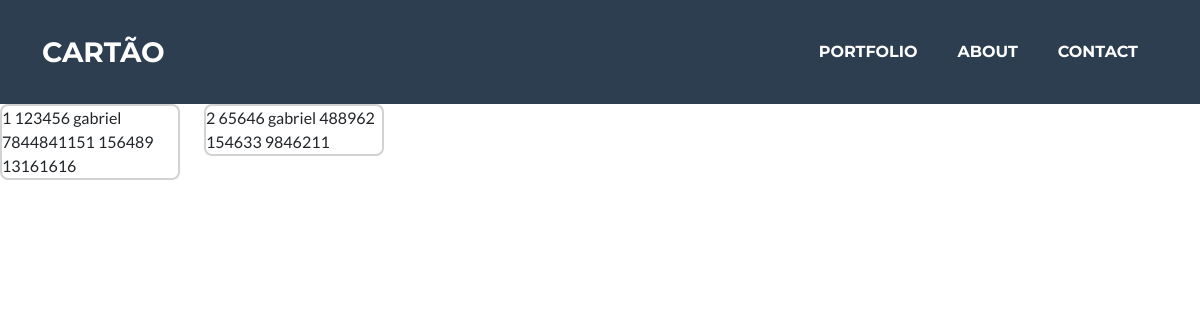
The app's page /mostrar/ with its own data.
### cartaoApp/models.py (models this page shows, shortened)
class Validar(models.Model):
    id_validar =models.AutoField(primary_key=True)
    cartao_validar =models.CharField(max_length=255 ,null=False)
    cpf_validar =models.CharField(max_length=255 ,null=False)
    nome_validar =models.CharField(max_length=255 ,null=False)
    codigo_validar =models.CharField(max_length=255 ,null=False)
    data_validar =models.CharField(max_length=255 ,null=False)

### cartaoApp/views.py (the view)
# urls.py: path('mostrar/', mostrar, name='mostrar'),
def mostrar(request):
    cartoes = Validar.objects.all()
    return render(request, 'cartao/mostrar.html', {'cartoes':cartoes})

### cartaoApp/templates/cartao/mostrar.html
{% extends "cartao/base.html" %}
{% block conteudo  %}
<div class="row">
    {% for cartao in cartoes %}
        <div class="col-md-2">
            <div class="card">
                {{ cartao.id_validar }}
                {{ cartao.cartao_validar }}
                {{ cartao.nome_validar }}
                {{ cartao.cpf_validar }}
                {{ cartao.codigo_validar }}
                {{ cartao.data_validar }}
            </div>
        </div>
    {% endfor %}
</div>
{%endblock conteudo %}

### cartaoApp/templates/cartao/base.html (shortened to what this page needs)
<!DOCTYPE html>
<html lang="en">
    <head>
        <link href="/static/css/styles.css" rel="stylesheet" />
    </head>
    <body id="page-top">
        <nav class="navbar navbar-expand-lg bg-secondary text-uppercase " id="mainNav">
            <div class="container">
                <a class="navbar-brand" href="#page-top">Cartão</a>
                <div class="collapse navbar-collapse" id="navbarResponsive">
                    <ul class="navbar-nav ms-auto">
                        <li class="nav-item mx-0 mx-lg-1"><a class="nav-link py-3 px-0 px-lg-3 rounded" href="#portfolio">Portfolio</a></li>
                        <li class="nav-item mx-0 mx-lg-1"><a class="nav-link py-3 px-0 px-lg-3 rounded" href="#about">About</a></li>
                        <li class="nav-item mx-0 mx-lg-1"><a class="nav-link py-3 px-0 px-lg-3 rounded" href="#contact">Contact</a></li>
                    </ul>
                </div>
            </div>
        </nav>
        <main>
            {% block conteudo%}
            {% endblock conteudo%}
        </main>
    </body>
</html>

### records on screen
Validar: id_validar "1", cartao_validar "123456", nome_validar "gabriel", cpf_validar "7844841151", codigo_validar "156489", data_validar "13161616"
Validar: id_validar "2", cartao_validar "65646", nome_validar "gabriel", cpf_validar "488962", codigo_validar "154633", data_validar "9846211"
